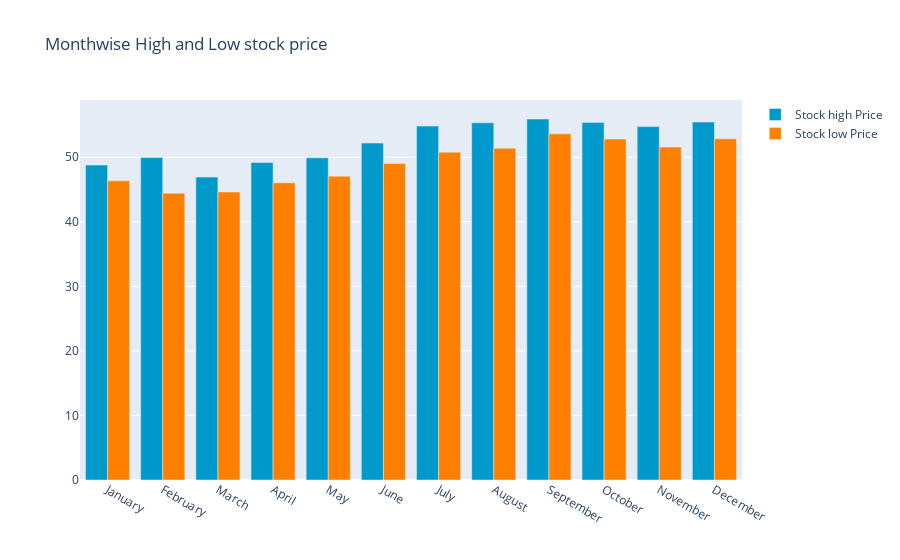

Notebook code for this chart:
### Code cell
y_2019.groupby(y_2019['Date'].dt.strftime('%B'))['Low'].min()
monthvise_high = y_2019.groupby(df['Date'].dt.strftime('%B'))['High'].max()
monthvise_high = monthvise_high.reindex(new_order, axis=0)

monthvise_low = y_2019.groupby(y_2019['Date'].dt.strftime('%B'))['Low'].min()
monthvise_low = monthvise_low.reindex(new_order, axis=0)

fig = go.Figure()
fig.add_trace(go.Bar(
    x=monthvise_high.index,
    y=monthvise_high,
    name='Stock high Price',
    marker_color='rgb(0, 153, 204)'
))
fig.add_trace(go.Bar(
    x=monthvise_low.index,
    y=monthvise_low,
    name='Stock low Price',
    marker_color='rgb(255, 128, 0)'
))

fig.update_layout(barmode='group', 
                  title=' Monthwise High and Low stock price')
fig.show()

### Figure 1 — Plotly figure (JSON) as saved in the notebook; plotly's stock layout.template omitted (floating-point values rounded to 4 significant figures)
{"data": [{"marker": {"color": "rgb(0, 153, 204)"}, "name": "Stock high Price", "type": "bar", "x": ["January", "February", "March", "April", "May", "June", "July", "August", "September", "October", "November", "December"], "y": [48.78, 49.94, 46.92, 49.18, 49.9, 52.2, 54.82, 55.34, 55.92, 55.39, 54.74, 55.45]}, {"marker": {"color": "rgb(255, 128, 0)"}, "name": "Stock low Price", "type": "bar", "x": ["January", "February", "March", "April", "May", "June", "July", "August", "September", "October", "November", "December"], "y": [46.34, 44.42, 44.61, 46.04, 47.07, 49.02, 50.78, 51.4, 53.63, 52.82, 51.58, 52.85]}], "layout": {"autosize": true, "barmode": "group", "title": {"text": " Monthwise High and Low stock price"}, "xaxis": {"autorange": true, "range": [-0.5, 11.5], "type": "category"}, "yaxis": {"autorange": true, "range": [0, 58.86], "type": "linear"}}}
